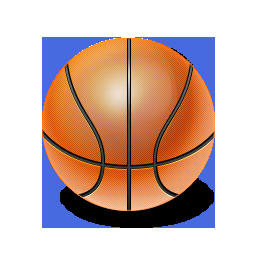
//> input picture ball.jpg, 256 x 256 px, given in place of the camera
$ ./main   (built with g++ and OpenCV 4)
//> lines starting //> are read from the running program, lines starting //| are printed output that depends on the picture; after the words box and inside, x2 and y2 are one past the last pixel; in counts of white or black regions, pixels touching at a corner belong together
#include <fstream>
#include <iostream>
#include <sstream>
#include <string>
#include <opencv2/highgui/highgui.hpp>
#include <opencv2\imgproc\imgproc.hpp>
//#include <opencv2\opencv.hpp>
#include <math.h>

using namespace std;
using namespace cv;
int camera_number = 0;
int object_found = 0;

//threshold values for hsv
int H_MIN_red = 0;
int H_MAX_red = 20;
int S_MIN_red = 155;
int S_MAX_red = 255;
int V_MIN_red = 50;
int V_MAX_red = 200;

int H_MIN_blue = 100;
int H_MAX_blue = 180;
int S_MIN_blue = 100;
int S_MAX_blue = 255;
int V_MIN_blue = 50;
int V_MAX_blue = 200;

int H_MIN_green = 50;
int H_MAX_green = 90;
int S_MIN_green = 100;
int S_MAX_green = 255;
int V_MIN_green = 50;
int V_MAX_green = 200;

int H_MIN_pink = 190;
int H_MAX_pink = 210;
int S_MIN_pink = 155;
int S_MAX_pink = 255;
int V_MIN_pink = 50;
int V_MAX_pink = 200;

void my_trackbars(int, void*) {// called when trackbars are instantiated
}

void createTrackbars(){
	//create window for trackbars
	namedWindow("trackbars red", WINDOW_NORMAL);
	resizeWindow("trackbars red", 300, 300);
	//create memory to store trackbar name on window
	char TrackbarNamered[50];

	//create trackbars and insert them into window
	createTrackbar("H_MIN", "trackbars red", &H_MIN_red, 255, my_trackbars);
	createTrackbar("H_MAX", "trackbars red", &H_MAX_red, 255, my_trackbars);
	createTrackbar("S_MIN", "trackbars red", &S_MIN_red, 255, my_trackbars);
	createTrackbar("S_MAX", "trackbars red", &S_MAX_red, 255, my_trackbars);
	createTrackbar("V_MIN", "trackbars red", &V_MIN_red, 255, my_trackbars);
	createTrackbar("V_MAX", "trackbars red", &V_MAX_red, 255, my_trackbars);

	//create window for trackbars
	namedWindow("trackbars blue", WINDOW_AUTOSIZE);
	//create memory to store trackbar name on window
	char TrackbarNameblue[50];

	//create trackbars and insert them into window
	createTrackbar("H_MIN", "trackbars blue", &H_MIN_blue, 255, my_trackbars);
	createTrackbar("H_MAX", "trackbars blue", &H_MAX_blue, 255, my_trackbars);
	createTrackbar("S_MIN", "trackbars blue", &S_MIN_blue, 255, my_trackbars);
	createTrackbar("S_MAX", "trackbars blue", &S_MAX_blue, 255, my_trackbars);
	createTrackbar("V_MIN", "trackbars blue", &V_MIN_blue, 255, my_trackbars);
	createTrackbar("V_MAX", "trackbars blue", &V_MAX_blue, 255, my_trackbars);


	//create window for trackbars
	namedWindow("trackbars green", WINDOW_AUTOSIZE);
	//create memory to store trackbar name on window
	char TrackbarNamegreen[50];

	//create trackbars and insert them into window
	createTrackbar("H_MIN", "trackbars green", &H_MIN_green, 255, my_trackbars);
	createTrackbar("H_MAX", "trackbars green", &H_MAX_green, 255, my_trackbars);
	createTrackbar("S_MIN", "trackbars green", &S_MIN_green, 255, my_trackbars);
	createTrackbar("S_MAX", "trackbars green", &S_MAX_green, 255, my_trackbars);
	createTrackbar("V_MIN", "trackbars green", &V_MIN_green, 255, my_trackbars);
	createTrackbar("V_MAX", "trackbars green", &V_MAX_green, 255, my_trackbars);

	//create window for trackbars
	namedWindow("trackbars pink", WINDOW_AUTOSIZE);
	//create memory to store trackbar name on window
	char TrackbarNamepink[50];

	//create trackbars and insert them into window
	createTrackbar("H_MIN", "trackbars pink", &H_MIN_pink, 255, my_trackbars);
	createTrackbar("H_MAX", "trackbars pink", &H_MAX_pink, 255, my_trackbars);
	createTrackbar("S_MIN", "trackbars pink", &S_MIN_pink, 255, my_trackbars);
	createTrackbar("S_MAX", "trackbars pink", &S_MAX_pink, 255, my_trackbars);
	createTrackbar("V_MIN", "trackbars pink", &V_MIN_pink, 255, my_trackbars);
	createTrackbar("V_MAX", "trackbars pink", &V_MAX_pink, 255, my_trackbars);

}

void track_object(int &color, int &x, int &y, Mat threshold, Mat &cameraFeed){
	Mat temp;
	threshold.copyTo(temp);
	//these two vectors needed for output of findContours
	vector< vector<Point> > contours;
	vector<Vec4i> hierarchy;
	//find contours of filtered image using openCV findContours function
	findContours(temp, contours, hierarchy, CV_RETR_CCOMP, CV_CHAIN_APPROX_SIMPLE);
	//use moments method to find our filtered object
	double refArea = 0;
	bool objectFound = false;
	if (hierarchy.size() > 0) {
		int numObjects = hierarchy.size();  //if this is big, we have a noisy image
		for (int index = 0; index >= 0; index = hierarchy[index][0]) {
			Moments moment = moments((cv::Mat)contours[index]);
			double area = moment.m00; //area
			x = moment.m10 / area;
			y = moment.m01 / area;
			objectFound = true;
			refArea = area;
		}
		//let user know you found an object
		if (objectFound == true){
			putText(cameraFeed, "Tracking Object", Point(0, 50), 2, 1, Scalar(0, 255, 0), 2);
			//draw object location on screen
			circle(cameraFeed, Point(x, y), 10, Scalar(0, 255, 0), 2);
			object_found = 1;
			//printf("Color %d position: y = %d, z = %d, \n", color, x ,y);
		}
	}
}

int main()
{
	Mat cameraFeed;
	Mat HSV;
	Mat pink_threshold;
	Mat green_threshold;
	Mat red_threshold;
	Mat blue_threshold;
	//x and y values for the location of the object

	int color = 0;
	createTrackbars();
	VideoCapture capture;
	capture.open(camera_number);

	int first_loop = 0;  //if the first loop, position the windows, don't do it over and over or I will not be able to drag windows around
	while (1){
		int rx = 0, ry = 0; //red x and y
		int gx = 0, gy = 0; //green x and y
		int bx = 0, by = 0; //blue x and y
		int px = 0, py = 0; //pink x and y
		capture.read(cameraFeed);
//> cameraFeed is the input picture: 256 rows x 256 cols, CV_8UC3; mean B, G, R 168.5, 179.8, 206.8
		resize(cameraFeed, cameraFeed, Size(400, 300));
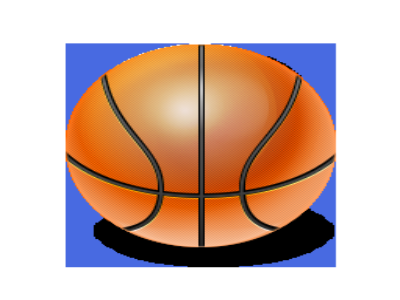
//> cameraFeed: 300 rows x 400 cols, CV_8UC3; mean B, G, R 168.5, 179.8, 206.8
		//convert frame from BGR to HSV colorspace
		cvtColor(cameraFeed, HSV, COLOR_BGR2HSV);
//> HSV: 300 rows x 400 cols, CV_8UC3; mean H, S, V 15.5, 77.7, 220.3
		//filter and store in threshold matrix

		inRange(HSV, Scalar(H_MIN_green, S_MIN_green, V_MIN_green), Scalar(H_MAX_green, S_MAX_green, V_MAX_green), green_threshold);
//> green_threshold: 300 rows x 400 cols, CV_8UC1; every value is 0
		//erode and dilate to clean up the image
		Mat erodeElement = getStructuringElement(MORPH_RECT, Size(3, 3));
		Mat dilateElement = getStructuringElement(MORPH_RECT, Size(8, 8));
		erode(green_threshold, green_threshold, erodeElement);
		dilate(green_threshold, green_threshold, dilateElement);
		//track the object
		color = 1;
		track_object(color, gx, gy, green_threshold, cameraFeed);
//> in track_object, `findContours(temp, contours, hierarchy, CV_RETR_CCOMP, CV_CHAIN_APPROX..`: contours = 0 contours

		inRange(HSV, Scalar(H_MIN_pink, S_MIN_pink, V_MIN_pink), Scalar(H_MAX_pink, S_MAX_pink, V_MAX_pink), pink_threshold);
		//erode and dilate to clean up the image
		Mat erodeElement_pink = getStructuringElement(MORPH_RECT, Size(3, 3));
		Mat dilateElement_pink = getStructuringElement(MORPH_RECT, Size(8, 8));
		erode(pink_threshold, pink_threshold, erodeElement);
		dilate(pink_threshold, pink_threshold, dilateElement);
		//track the object
		color = 2;
		track_object(color, px, py, pink_threshold, cameraFeed);


		inRange(HSV, Scalar(H_MIN_blue, S_MIN_blue, V_MIN_blue), Scalar(H_MAX_blue, S_MAX_blue, V_MAX_blue), blue_threshold);
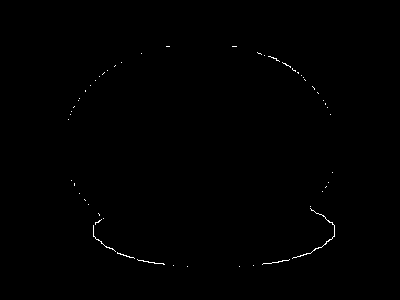
//> blue_threshold: 300 rows x 400 cols, CV_8UC1; 0.29% white in thin lines or dots, all inside (x1, y1, x2, y2) = (68, 46, 335, 267)
		//erode and dilate to clean up the image
		Mat erodeElement_blue = getStructuringElement(MORPH_RECT, Size(3, 3));
		Mat dilateElement_blue = getStructuringElement(MORPH_RECT, Size(8, 8));
		erode(blue_threshold, blue_threshold, erodeElement);
		dilate(blue_threshold, blue_threshold, dilateElement);
		//track the object
		color = 2;
		track_object(color, bx, by, blue_threshold, cameraFeed);

		inRange(HSV, Scalar(H_MIN_red, S_MIN_red, V_MIN_red), Scalar(H_MAX_red, S_MAX_red, V_MAX_red), red_threshold);
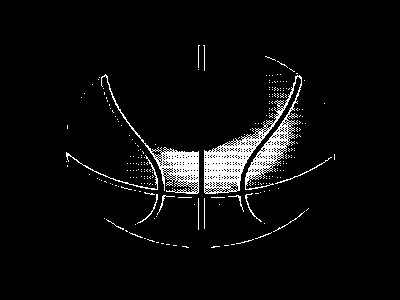
//> red_threshold: 300 rows x 400 cols, CV_8UC1; 4.9% white in thin lines or dots, all inside (x1, y1, x2, y2) = (66, 45, 335, 248)
		//erode and dilate to clean up the image
		Mat erodeElement_red = getStructuringElement(MORPH_RECT, Size(3, 3));
		Mat dilateElement_red = getStructuringElement(MORPH_RECT, Size(8, 8));
		erode(red_threshold, red_threshold, erodeElement);
		dilate(red_threshold, red_threshold, dilateElement);
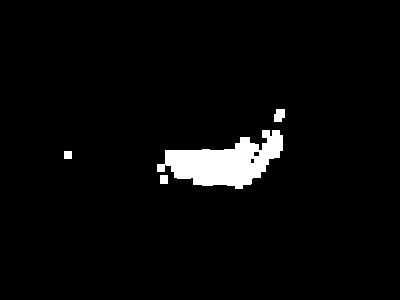
//> red_threshold: 300 rows x 400 cols, CV_8UC1; 3.5% white; 4 white regions
		//track the object
		color = 2;
		track_object(color, rx, ry, red_threshold, cameraFeed);
//> in track_object (call 4), `findContours(temp, contours, hierarchy, CV_RETR_CCOMP, CV_CHAIN_APPROX..`: contours = 6 contours, 1 with area under 20; largest, box (x1, y1, x2, y2) and area: (157, 130, 283, 189) 3800, (274, 109, 285, 122) 99, (160, 175, 168, 184) 56, (64, 151, 72, 159) 49, (253, 151, 260, 157) 28
//> in track_object (call 4), `int numObjects = hierarchy.size();`: numObjects = 6
//> the loop in track_object (call 4), `for (int index = 0; index >= 0; index = hierarchy[index][0])` made 4 passes
//> (area, x, y, refArea) on passes 1 to 4: (56, 163, 179, 56), (49, 67, 154, 49), (3800.5, 224, 161, 3800.5), (99, 278, 114, 99)
//> in track_object (call 4), `circle(cameraFeed, Point(x, y), 10, Scalar(0, 255, 0), 2);`:
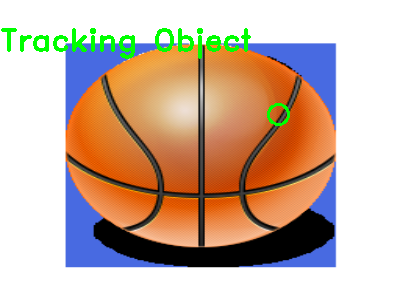
//> cameraFeed: 300 rows x 400 cols, CV_8UC3; mean B, G, R 164.5, 180.9, 202.6
//> rx = 278; ry = 114

		//get distance beween points
		float a, b, dist_gp;
		a = gx - px;
		b = gy - py;
		dist_gp = sqrt((a*a) + (b*b));

		float c, d, dist_gr;
		c = gx - rx;
//> c = -278
		d = gy - ry;
//> d = -114
		dist_gr = sqrt((c*c) + (d*d));
//> dist_gr = 300.5

		//get angle between points
		float angle_gp = 0;

		if (a == 0 && b != 0) { // on x-axis
			angle_gp = (b < 0) ? 180 : 0;
		} else if (a != 0 && b == 0) { // on y-axis
			angle_gp = (a < 0) ? -90 : 90;
		}
		else { // normal move
			if (b > 0) { // correction factor to scale with OpenCV headings
				angle_gp = 0;
			}
			else {
				angle_gp = (a > 0) ? 180 : -180;
			}
			//printf("b = %f\n", b);
			angle_gp += (atan(a / b) * 180.0) / 3.141592654;
			angle_gp -= (angle_gp > 180) ? 360 : 0;
			angle_gp += (angle_gp < -180) ? 360 : 0;
		}
		/*
		if (b != 0)
			angle_gp = atan(a / b);
		angle_gp = (angle_gp * 180) / 3.141592654;
		*/

		float angle_gr = 0;
		if (d != 0)
			angle_gr = atan(c / d);
//> angle_gr = 1.18
		angle_gr = (angle_gr * 180) / 3.141592654;
//> angle_gr = 67.7

		//cout << "\n The hypotenuse length is: " << a << " " << b << " " << (result);
		printf("GRN:(%d,%d)\tPNK:(%d,%d)\tRED:(%d,%d)\tBLU:(%d,%d)\tG-P:(%d,%d)\tAngGP:%.1f%c\tDstGP:%.1f\tG-P:(%d,%d)\tAngGR:%.1f%c\tDstGR:%.1f\n", gx, gy, px, py, rx, ry, bx, by, gx - px, gy - py, angle_gp, 248, dist_gp, rx - bx, ry - by, angle_gr, 248, dist_gr); //subtrace pink coordinates from pink, print the delta
//| GRN:(0,0)	PNK:(0,0)	RED:(278,114)	BLU:(0,0)	G-P:(0,0)	AngGP:-nan�	DstGP:0.0	G-P:(278,114)	AngGR:67.7�	DstGR:300.5
		ofstream my_file;
		//write a file with motor commands
		if (object_found == 1){
			try{
				my_file.open("../../cat_tracking.txt");
				if (!my_file.is_open())
					throw 1;
				my_file << "greenX " << gx << "\n";
				my_file << "greenY " << gy << "\n";
				my_file << "pinkX " << px << "\n";
				my_file << "pinkY " << py << "\n";
				//my_file << "catAng ";  //y
				//my_file << angle_gp;
				//my_file << "\n";
				my_file << "dot1X ";
				my_file << bx;
				my_file << "\n";
				my_file << "dot1Y ";  //y
				my_file << by;
				my_file << "\n";
			}
			catch (int e)
			{
			}
			my_file.close();
		}

		imshow("camera_feed", cameraFeed);
		imshow("green_threshold", green_threshold);
		imshow("pink_threshold", pink_threshold);
		imshow("red_threshold", red_threshold);
		imshow("blue_threshold", blue_threshold);
		if (first_loop == 0){
			first_loop = 1;
			moveWindow("camera_feed", 600, 330);
			moveWindow("green_threshold", 0, 0);
			moveWindow("pink_threshold", 430, 0);
			moveWindow("red_threshold", 860, 0);
			moveWindow("blue_threshold", 1290, 0);
			resizeWindow("trackbars green", 300, 200);
			resizeWindow("trackbars pink", 300, 200);
			resizeWindow("trackbars red", 300, 200);
			resizeWindow("trackbars blue", 300, 200);
			moveWindow("trackbars green", 0, 500);
			moveWindow("trackbars pink", 430, 500);
			moveWindow("trackbars red", 860, 500);
			moveWindow("trackbars blue", 1290, 500);

		}
		waitKey(40);
	}
}
